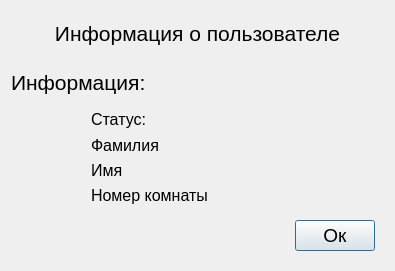
<?xml version="1.0" encoding="UTF-8"?>
<ui version="4.0">
 <class>InfoUser</class>
 <widget class="QDialog" name="InfoUser">
  <property name="geometry">
   <rect>
    <x>0</x>
    <y>0</y>
    <width>395</width>
    <height>271</height>
   </rect>
  </property>
  <property name="windowTitle">
   <string>Dialog</string>
  </property>
  <layout class="QGridLayout" name="gridLayout">
   <item row="5" column="0" colspan="2">
    <layout class="QHBoxLayout" name="horizontalLayout">
     <property name="topMargin">
      <number>9</number>
     </property>
     <property name="rightMargin">
      <number>9</number>
     </property>
     <property name="bottomMargin">
      <number>9</number>
     </property>
     <item>
      <spacer name="horizontalSpacer_2">
       <property name="orientation">
        <enum>Qt::Horizontal</enum>
       </property>
       <property name="sizeHint" stdset="0">
        <size>
         <width>40</width>
         <height>20</height>
        </size>
       </property>
      </spacer>
     </item>
     <item>
      <widget class="QPushButton" name="accept">
       <property name="font">
        <font>
         <pointsize>14</pointsize>
        </font>
       </property>
       <property name="text">
        <string>Ок</string>
       </property>
      </widget>
     </item>
    </layout>
   </item>
   <item row="3" column="1">
    <layout class="QGridLayout" name="gridLayout_2">
     <item row="3" column="1">
      <widget class="QLabel" name="labelnumber">
       <property name="font">
        <font>
         <pointsize>12</pointsize>
        </font>
       </property>
       <property name="text">
        <string>Номер комнаты</string>
       </property>
      </widget>
     </item>
     <item row="0" column="1">
      <widget class="QLabel" name="statuslabel">
       <property name="font">
        <font>
         <pointsize>12</pointsize>
        </font>
       </property>
       <property name="text">
        <string>Статус: </string>
       </property>
      </widget>
     </item>
     <item row="3" column="2">
      <widget class="QLabel" name="number">
       <property name="font">
        <font>
         <pointsize>12</pointsize>
        </font>
       </property>
       <property name="text">
        <string/>
       </property>
      </widget>
     </item>
     <item row="1" column="1">
      <widget class="QLabel" name="labelsurname">
       <property name="font">
        <font>
         <pointsize>12</pointsize>
        </font>
       </property>
       <property name="text">
        <string>Фамилия</string>
       </property>
      </widget>
     </item>
     <item row="1" column="0">
      <spacer name="horizontalSpacer">
       <property name="orientation">
        <enum>Qt::Horizontal</enum>
       </property>
       <property name="sizeHint" stdset="0">
        <size>
         <width>40</width>
         <height>20</height>
        </size>
       </property>
      </spacer>
     </item>
     <item row="1" column="2">
      <widget class="QLabel" name="surname">
       <property name="font">
        <font>
         <pointsize>12</pointsize>
        </font>
       </property>
       <property name="text">
        <string/>
       </property>
      </widget>
     </item>
     <item row="0" column="2">
      <widget class="QLabel" name="status">
       <property name="minimumSize">
        <size>
         <width>170</width>
         <height>0</height>
        </size>
       </property>
       <property name="font">
        <font>
         <pointsize>12</pointsize>
        </font>
       </property>
       <property name="text">
        <string/>
       </property>
      </widget>
     </item>
     <item row="2" column="1">
      <widget class="QLabel" name="labelname">
       <property name="font">
        <font>
         <pointsize>12</pointsize>
        </font>
       </property>
       <property name="text">
        <string>Имя</string>
       </property>
      </widget>
     </item>
     <item row="2" column="2">
      <widget class="QLabel" name="name">
       <property name="font">
        <font>
         <pointsize>12</pointsize>
        </font>
       </property>
       <property name="text">
        <string/>
       </property>
      </widget>
     </item>
    </layout>
   </item>
   <item row="2" column="0" colspan="2">
    <layout class="QHBoxLayout" name="horizontalLayout_2">
     <property name="topMargin">
      <number>9</number>
     </property>
     <property name="rightMargin">
      <number>9</number>
     </property>
     <property name="bottomMargin">
      <number>9</number>
     </property>
     <item>
      <widget class="QLabel" name="label_2">
       <property name="font">
        <font>
         <pointsize>16</pointsize>
        </font>
       </property>
       <property name="text">
        <string>Информация: </string>
       </property>
      </widget>
     </item>
     <item>
      <spacer name="horizontalSpacer_3">
       <property name="orientation">
        <enum>Qt::Horizontal</enum>
       </property>
       <property name="sizeHint" stdset="0">
        <size>
         <width>40</width>
         <height>20</height>
        </size>
       </property>
      </spacer>
     </item>
    </layout>
   </item>
   <item row="1" column="0" colspan="2">
    <widget class="QLabel" name="MainLabel">
     <property name="font">
      <font>
       <pointsize>16</pointsize>
      </font>
     </property>
     <property name="text">
      <string>Информация о пользователе</string>
     </property>
     <property name="alignment">
      <set>Qt::AlignCenter</set>
     </property>
    </widget>
   </item>
  </layout>
 </widget>
 <resources/>
 <connections>
  <connection>
   <sender>accept</sender>
   <signal>clicked()</signal>
   <receiver>InfoUser</receiver>
   <slot>close()</slot>
   <hints>
    <hint type="sourcelabel">
     <x>344</x>
     <y>266</y>
    </hint>
    <hint type="destinationlabel">
     <x>199</x>
     <y>149</y>
    </hint>
   </hints>
  </connection>
 </connections>
</ui>
